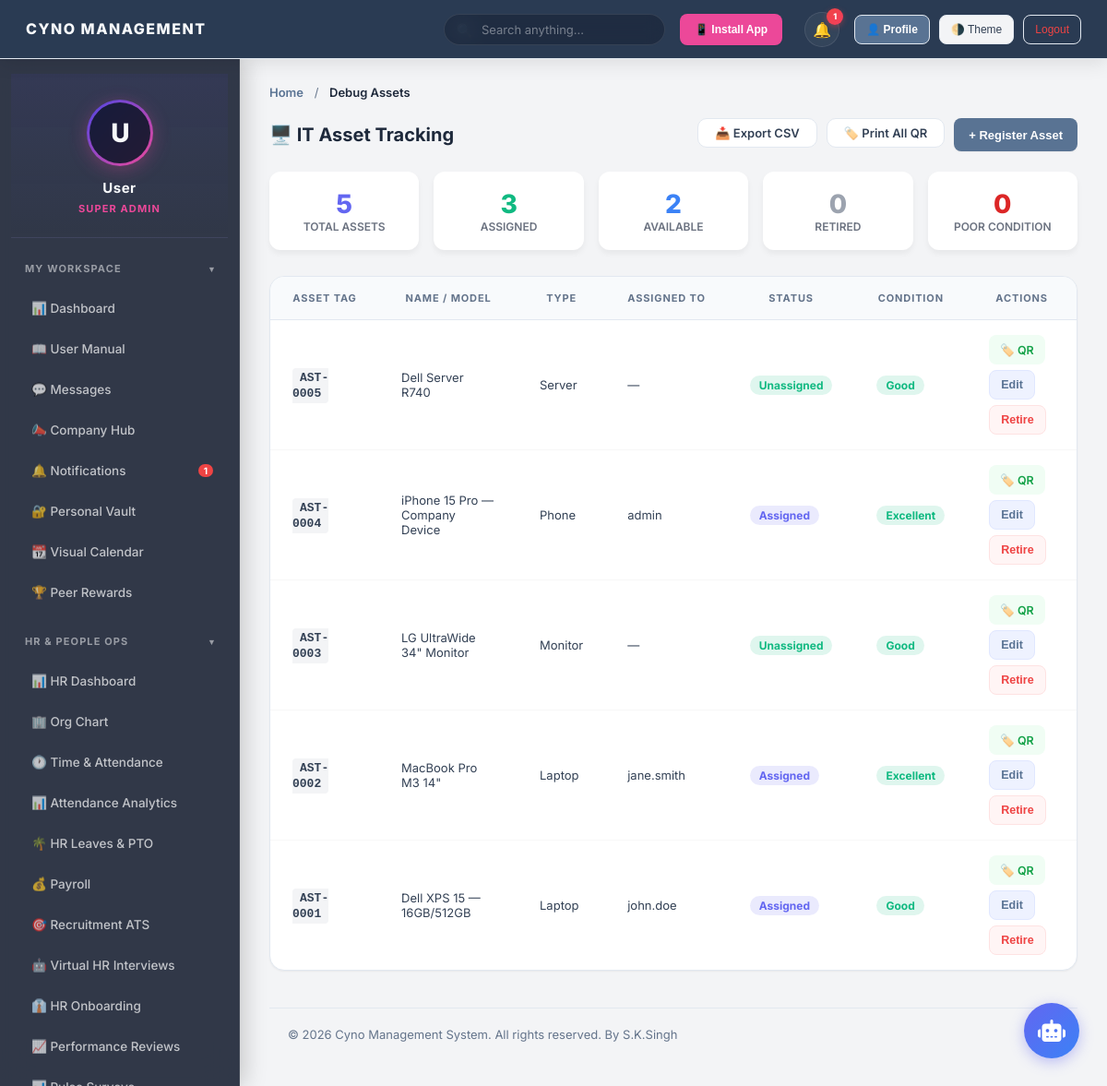
Page /debug_assets.php on the committed database.
### tables this page shows
CREATE TABLE assets (
        id INTEGER PRIMARY KEY AUTOINCREMENT,
        asset_tag TEXT UNIQUE NOT NULL,
        name TEXT NOT NULL,
        type TEXT NOT NULL,
        assigned_to TEXT,
        status TEXT DEFAULT 'Unassigned',
        condition TEXT DEFAULT 'Good',
        registered_at DATETIME DEFAULT CURRENT_TIMESTAMP
    , branch_id TEXT DEFAULT 'Global HQ');

### debug_assets.php (called while the page is built, shortened)
<?php
try {
    require 'assets.php';
} catch (Throwable $e) {
    echo "\n\nCRASH:\n";
    echo $e->getMessage() . "\n";
    echo $e->getTraceAsString() . "\n";
}

### includes/db.php (called while the page is built, shortened)
<?php
function hasPermission($pdo, $permission_key) {
    if (in_array($_SESSION['role'], ['Admin', 'Super Admin']) || $_SESSION['role'] === 'Super Admin') return true;
    return false;
}

### assets.php (the view, shortened to what this page needs)
<?php
require_once 'includes/db.php';
require_once 'includes/header.php';
require_once 'includes/sidebar.php';
$canCreateAssets = hasPermission($pdo, 'create_assets');
$canEditAssets   = hasPermission($pdo, 'edit_assets');
$canDeleteAssets   = hasPermission($pdo, 'delete_assets');
$isAdmin = (in_array($_SESSION['role'], ['Admin', 'Super Admin']) || $_SESSION['role'] === 'Manager');
if ($isAdmin) {
    $assets = $pdo->query("SELECT * FROM assets ORDER BY id DESC")->fetchAll(PDO::FETCH_ASSOC);
} else {
    $myBranch = $pdo->query("SELECT branch_id FROM users WHERE login_id = '{$_SESSION['login_id']}'")->fetchColumn() ?: 'Global HQ';
    $stmt = $pdo->prepare("SELECT * FROM assets WHERE branch_id = ? ORDER BY id DESC");
    $stmt->execute([$myBranch]);
    $assets = $stmt->fetchAll(PDO::FETCH_ASSOC);
}
$stats = $pdo->query("
    SELECT
        COUNT(*) AS total,
        SUM(CASE WHEN status='Assigned' THEN 1 ELSE 0 END) AS assigned,
        SUM(CASE WHEN status='Unassigned' THEN 1 ELSE 0 END) AS available,
        SUM(CASE WHEN status='Retired' THEN 1 ELSE 0 END) AS retired,
        SUM(CASE WHEN `condition`='Poor' OR `condition`='Damaged' THEN 1 ELSE 0 END) AS needs_attention
    FROM assets
")->fetch(PDO::FETCH_ASSOC);
?>
<div class="content-section active">
    <div class="section-header">
        <h2>🖥️ IT Asset Tracking</h2>
        <div style="display:flex;gap:10px;">
            <a href="controllers/export_csv.php?table=assets" class="view-button" style="text-decoration:none;padding:10px 18px;border-radius:10px;background:var(--bg-card);border:1px solid var(--border-card);font-size:13px;font-weight:600;color:var(--text-body);">📥 Export CSV</a>
            <a href="controllers/asset_qr.php?all=1" target="_blank" class="view-button" style="text-decoration:none;padding:10px 18px;border-radius:10px;background:var(--bg-card);border:1px solid var(--border-card);font-size:13px;font-weight:600;color:var(--text-body);">🏷️ Print All QR</a>
            <?php if($canCreateAssets): ?>
            <button class="add-button" onclick="openAssetModal()">+ Register Asset</button>
            <?php endif; ?>
        </div>
    </div>
    <div style="display:grid; grid-template-columns:repeat(auto-fill, minmax(160px,1fr)); gap:16px; margin-bottom:28px;">
        <div style="background:white; border-radius:12px; padding:18px; box-shadow:0 4px 6px rgba(0,0,0,0.05);  text-align:center;">
            <div style="font-size:28px; font-weight:800; color:#6366f1;"><?= $stats['total'] ?></div>
            <div style="font-size:12px; color:#6b7280; font-weight:600; text-transform:uppercase;">Total Assets</div>
        </div>
        <div style="background:white; border-radius:12px; padding:18px; box-shadow:0 4px 6px rgba(0,0,0,0.05);  text-align:center;">
            <div style="font-size:28px; font-weight:800; color:#10b981;"><?= $stats['assigned'] ?></div>
            <div style="font-size:12px; color:#6b7280; font-weight:600; text-transform:uppercase;">Assigned</div>
        </div>
        <div style="background:white; border-radius:12px; padding:18px; box-shadow:0 4px 6px rgba(0,0,0,0.05);  text-align:center;">
            <div style="font-size:28px; font-weight:800; color:#3b82f6;"><?= $stats['available'] ?></div>
            <div style="font-size:12px; color:#6b7280; font-weight:600; text-transform:uppercase;">Available</div>
        </div>
        <div style="background:white; border-radius:12px; padding:18px; box-shadow:0 4px 6px rgba(0,0,0,0.05);  text-align:center;">
            <div style="font-size:28px; font-weight:800; color:#9ca3af;"><?= $stats['retired'] ?></div>
            <div style="font-size:12px; color:#6b7280; font-weight:600; text-transform:uppercase;">Retired</div>
        </div>
        <div style="background:white; border-radius:12px; padding:18px; box-shadow:0 4px 6px rgba(0,0,0,0.05);  text-align:center;">
            <div style="font-size:28px; font-weight:800; color:#dc2626;"><?= $stats['needs_attention'] ?></div>
            <div style="font-size:12px; color:#6b7280; font-weight:600; text-transform:uppercase;">Poor Condition</div>
        </div>
    </div>
    <div class="data-table">
        <table>
            <thead>
                <tr>
                    <th>Asset Tag</th>
                    <th>Name / Model</th>
                    <th>Type</th>
                    <th>Assigned To</th>
                    <th>Status</th>
                    <th>Condition</th>
                    <?php if($isAdmin): ?><th>Actions</th><?php endif; ?>
                </tr>
            </thead>
            <tbody>
                <?php foreach($assets as $a):
                    $statusColor = $a['status'] === 'Assigned' ? '#6366f1' : ($a['status'] === 'Retired' ? '#9ca3af' : '#10b981');
                    $condColor   = in_array($a['condition'], ['Poor', 'Damaged']) ? '#dc2626' : ($a['condition'] === 'Fair' ? '#f59e0b' : '#10b981');
                ?>
                <tr>
                    <td><code style="background:#f3f4f6; padding:3px 8px; border-radius:4px; font-weight:700;"><?= htmlspecialchars($a['asset_tag']) ?></code></td>
                    <td><?= htmlspecialchars($a['name']) ?></td>
                    <td><?= htmlspecialchars($a['type']) ?></td>
                    <td><?= htmlspecialchars($a['assigned_to'] ?: '—') ?></td>
                    <td><span style="background:<?= $statusColor ?>22; color:<?= $statusColor ?>; padding:3px 10px; border-radius:12px; font-size:12px; font-weight:700;"><?= htmlspecialchars($a['status']) ?></span></td>
                    <td><span style="background:<?= $condColor ?>22; color:<?= $condColor ?>; padding:3px 10px; border-radius:12px; font-size:12px; font-weight:700;"><?= htmlspecialchars($a['condition']) ?></span></td>
                    <?php if($canEditAssets || $canDeleteAssets): ?>
                    <td class="action-buttons">
                        <a href="controllers/asset_qr.php?id=<?= $a['id'] ?>" target="_blank" class="edit-button" style="text-decoration:none;background:#f0fdf4;color:#16a34a;border:none;">🏷️ QR</a>
                        <?php if($canEditAssets): ?>
                        <button class="edit-button" onclick='editAsset(<?= json_encode($a) ?>)'>Edit</button>
                        <?php endif; ?>
                        <?php if($canDeleteAssets): ?>
                        <form method="POST" action="controllers/delete_asset.php" style="display:inline;" onsubmit="return confirm('Retire this asset from the registry?')">
                            <button type="submit" class="delete-button">Retire</button>
                        </form>
                        <?php endif; ?>
                    </td>
                    <?php endif; ?>
                </tr>
                <?php endforeach; ?>
            </tbody>
        </table>
    </div>
</div>
<?php require_once 'includes/footer.php'; ?>

### rows in the picture
assets: asset_tag "AST-0005", name "Dell Server R740", type "Server", assigned_to "—", status "Unassigned", condition "Good"
assets: asset_tag "AST-0004", name "iPhone 15 Pro — Company Device", type "Phone", assigned_to "admin", status "Assigned", condition "Excellent"
assets: asset_tag "AST-0003", name "LG UltraWide 34\" Monitor", type "Monitor", assigned_to "—", status "Unassigned", condition "Good"
assets: asset_tag "AST-0002", name "MacBook Pro M3 14\"", type "Laptop", assigned_to "jane.smith", status "Assigned", condition "Excellent"
assets: asset_tag "AST-0001", name "Dell XPS 15 — 16GB/512GB", type "Laptop", assigned_to "john.doe", status "Assigned", condition "Good"

### other values in the picture
$GLOBAL_SETTINGS['company_name'] "CYNO MANAGEMENT"
$_notifCount "1"
$_SESSION['name'] "User"
$_SESSION['role'] "SUPER ADMIN"
$nc "1"
$pageTitle "Debug Assets"
$stats['total'] "5"
$stats['assigned'] "3"
$stats['available'] "2"
$stats['retired'] "0"
$stats['needs_attention'] "0"
